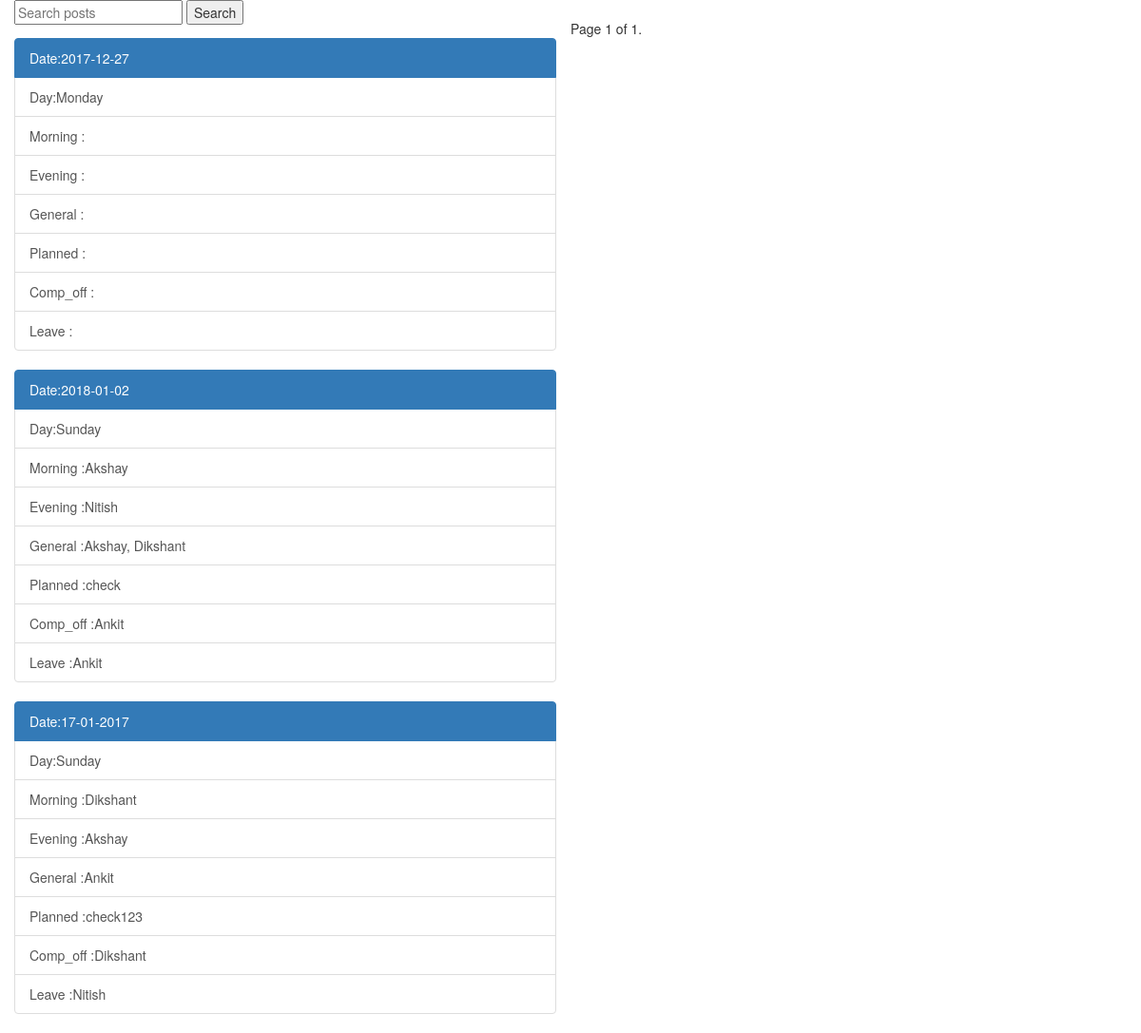
/shifts/, run on the app's committed database.
### shifts/models.py (models this page shows)
class shifts(models.Model):
    days = (
        ('Sunday', 'Sunday'),
        ('Monday', 'Monday'),
        ('Tuesday', 'Tuesday'),
        ('Wednesday', 'Wednesday'),
        ('Thursday', 'Thursday'),
        ('Friday', 'Friday'),
        ('Saturday', 'Saturday'),
    )
    names = (
        ('Akshay', 'Akshay'),
        ('Ankit', 'Ankit'),
        ('Dikshant', 'Dikshant'),
        ('Nitish', 'Nitish'),
        ('Priyanka', 'Priyanka')
    )
    date = models.CharField(max_length=40)
    Day = MultiSelectField(choices=days,null=True,blank=True,max_choices=1)
    Morning = MultiSelectField(choices=names, null=True, blank=True,max_choices=1)
    Evening = MultiSelectField(choices=names, null=True, blank=True,max_choices=1)
    General = MultiSelectField(choices=names, null=True, blank=True)
    Planned = models.TextField(max_length=50, null=True, blank=True)
    Comp_off = MultiSelectField(choices=names, null=True, blank=True)
    Leave = MultiSelectField(choices=names, null=True, blank=True)
    def get_absolute_url(self):
        return reverse("shift:detail", kwargs={"id": self.id})

### shifts/views.py (the view)
def shift_list(request): #list items
    queryset = shifts.objects.all()
    queryset_list = shifts.objects.all()
    paginator = Paginator(queryset_list,30)
    query = request.GET.get("q")
    if query:
        queryset_list = queryset_list.filter(
            Q(date = query)|
            Q(Day=query)|
            Q(Morning=query)
        ).distinct()
    page_request_var  = "page"
    page = request.GET.get(page_request_var)
    try:
        queryset = paginator.page(page)
    except PageNotAnInteger:
        queryset = paginator.page(1)
    except EmptyPage:
        queryset = paginator.page(paginator.num_pages)
    context = {
        "object_list": queryset,
        "Date": "List",
        "page_request_var":page_request_var
    }
    return render(request, "index.html", context)

### templates/index.html (shortened to what this page needs)
{% load staticfiles %}
<html lang="en">
  <head>
      <link href="{% static 'css/bootstrap.min.css' %}" rel="stylesheet">
<body>
  <div class="container col-sm-6 ">
    <form method='GET' action=''>
        <input type='text' name='q' placeholder='Search posts' value='{{ request.GET.q }}'/>
        <input type='submit' value='Search' />
    </form>
    {% for obj in object_list %}
     <div class="list-group">
         <a href="{{ obj.get_absolute_url }}"  class="list-group-item active"> Date:{{ obj.date }}</a>
         <a class="list-group-item">Day:{{ obj.Day }}</a>
         <a class="list-group-item">Morning :{{ obj.Morning }}</a>
         <a class="list-group-item">Evening :{{ obj.Evening }}</a>
         <a class="list-group-item">General :{{ obj.General }}</a>
         <a class="list-group-item">Planned :{{ obj.Planned }}</a>
         <a class="list-group-item">Comp_off :{{ obj.Comp_off }}</a>
         <a class="list-group-item">Leave :{{ obj.Leave }}</a>
     </div>
         {% endfor %}
  </div>
  <div class="pagination">
    <span class="step-links">
        <span class="current">
            Page {{ object_list.number }} of {{ object_list.paginator.num_pages }}.
        </span>
    </span>
</div>
</body>
</html>

### data on the page
shifts: date "2017-12-27", Day "Monday"
shifts: date "2018-01-02", Day "Sunday", Morning "Akshay", Evening "Nitish", General "Akshay, Dikshant", Planned "check", Comp_off "Ankit", Leave "Ankit"
shifts: date "17-01-2017", Day "Sunday", Morning "Dikshant", Evening "Akshay", General "Ankit", Planned "check123", Comp_off "Dikshant", Leave "Nitish"

### other printed values
{{ object_list.number }} "1"
{{ object_list.paginator.num_pages }} "1"
